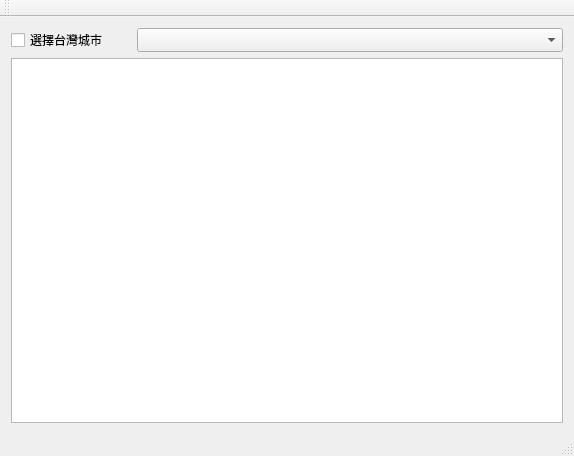
<?xml version="1.0" encoding="UTF-8"?>
<ui version="4.0">
 <class>MainWindow</class>
 <widget class="QMainWindow" name="MainWindow">
  <property name="geometry">
   <rect>
    <x>0</x>
    <y>0</y>
    <width>574</width>
    <height>456</height>
   </rect>
  </property>
  <property name="minimumSize">
   <size>
    <width>500</width>
    <height>400</height>
   </size>
  </property>
  <property name="windowTitle">
   <string>MainWindow</string>
  </property>
  <widget class="QWidget" name="centralWidget">
   <layout class="QGridLayout" name="gridLayout_2">
    <item row="0" column="0">
     <layout class="QGridLayout" name="gridLayout">
      <item row="0" column="1">
       <widget class="QComboBox" name="comboBox">
        <property name="sizePolicy">
         <sizepolicy hsizetype="Preferred" vsizetype="Preferred">
          <horstretch>0</horstretch>
          <verstretch>0</verstretch>
         </sizepolicy>
        </property>
       </widget>
      </item>
      <item row="0" column="0">
       <widget class="QCheckBox" name="checkBox">
        <property name="sizePolicy">
         <sizepolicy hsizetype="Fixed" vsizetype="Fixed">
          <horstretch>0</horstretch>
          <verstretch>0</verstretch>
         </sizepolicy>
        </property>
        <property name="minimumSize">
         <size>
          <width>120</width>
          <height>0</height>
         </size>
        </property>
        <property name="maximumSize">
         <size>
          <width>120</width>
          <height>16777215</height>
         </size>
        </property>
        <property name="text">
         <string>選擇台灣城市</string>
        </property>
       </widget>
      </item>
      <item row="1" column="0" colspan="2">
       <widget class="QTableView" name="tableView">
        <attribute name="horizontalHeaderVisible">
         <bool>false</bool>
        </attribute>
       </widget>
      </item>
     </layout>
    </item>
   </layout>
  </widget>
  <widget class="QMenuBar" name="menuBar">
   <property name="geometry">
    <rect>
     <x>0</x>
     <y>0</y>
     <width>574</width>
     <height>21</height>
    </rect>
   </property>
  </widget>
  <widget class="QToolBar" name="mainToolBar">
   <attribute name="toolBarArea">
    <enum>TopToolBarArea</enum>
   </attribute>
   <attribute name="toolBarBreak">
    <bool>false</bool>
   </attribute>
  </widget>
  <widget class="QStatusBar" name="statusBar"/>
 </widget>
 <layoutdefault spacing="6" margin="11"/>
 <resources/>
 <connections/>
</ui>
